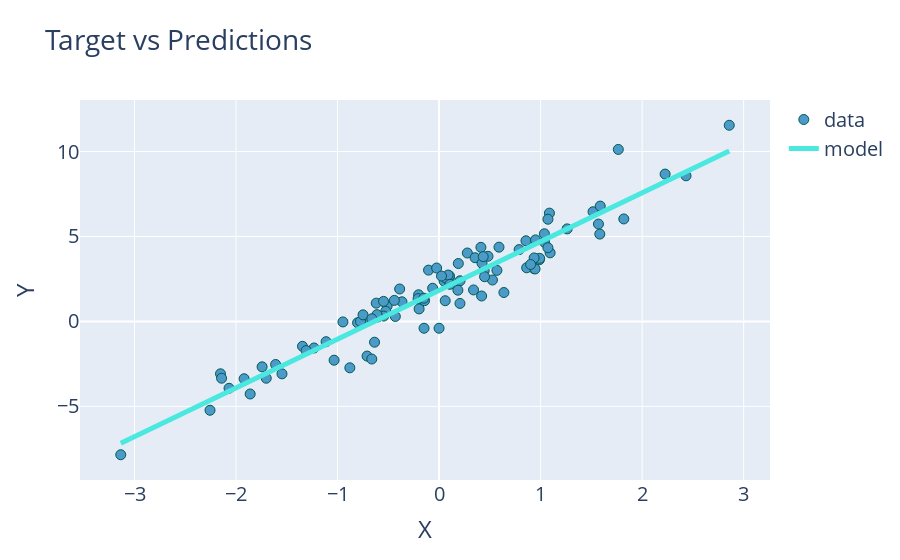

This figure's notebook cell:
### Markdown cell above
A linear regression seems like a good candidate to model the relationship between $X$ and $Y$, let's try and fit a linear regression model on the data and see what happens!

### Code cell
from sklearn.linear_model import LinearRegression
linreg = LinearRegression() # Instanciate the model a.k.a. the hypothesis h
linreg.fit(X.reshape(-1,1),Y) # Fit the model

preds = linreg.predict(X.reshape(-1,1)) # Let's make predictions

# Let's visualize the model against the data
import plotly.graph_objects as go
fig = go.Figure()
fig.add_trace(go.Scatter(x=X,y=Y,
              marker=dict(color=color_chart[0], size=10),
              mode="markers",
              name = "data"))
fig.add_trace(go.Scatter(x=X, y=preds,
              marker=dict(color=color_chart[1]),
              mode="lines",
              name="model"))
fig.update_traces(
    line=dict(width=5))
fig.update_layout(
    title="Target vs Predictions",
    xaxis_title="X",
    yaxis_title="Y"
    )
fig.data[0].marker.line.width = 1
fig.data[0].marker.line.color = color_chart[-1]
fig.update_layout(font=dict(size=20))
fig.show()
